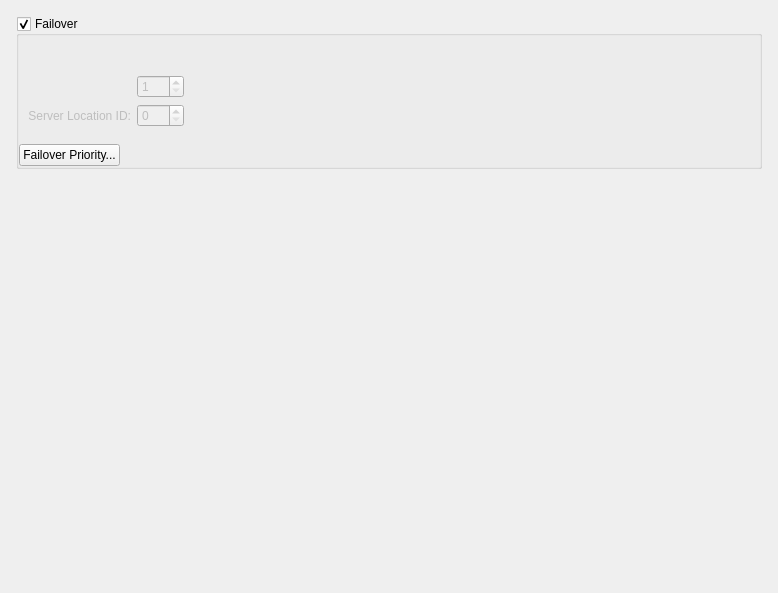
<?xml version="1.0" encoding="UTF-8"?>
<ui version="4.0">
 <class>FailoverWidget</class>
 <widget class="QWidget" name="FailoverWidget">
  <property name="geometry">
   <rect>
    <x>0</x>
    <y>0</y>
    <width>778</width>
    <height>593</height>
   </rect>
  </property>
  <layout class="QVBoxLayout" name="verticalLayout" stretch="0,0,0">
   <property name="spacing">
    <number>0</number>
   </property>
   <property name="leftMargin">
    <number>0</number>
   </property>
   <property name="topMargin">
    <number>0</number>
   </property>
   <property name="rightMargin">
    <number>0</number>
   </property>
   <property name="bottomMargin">
    <number>0</number>
   </property>
   <item>
    <widget class="QWidget" name="widget" native="true">
     <layout class="QVBoxLayout" name="verticalLayout_3">
      <property name="spacing">
       <number>16</number>
      </property>
      <property name="leftMargin">
       <number>16</number>
      </property>
      <property name="topMargin">
       <number>16</number>
      </property>
      <property name="rightMargin">
       <number>16</number>
      </property>
      <property name="bottomMargin">
       <number>16</number>
      </property>
      <item>
       <widget class="QGroupBox" name="failoverGroupBox">
        <property name="title">
         <string>Failover</string>
        </property>
        <property name="flat">
         <bool>true</bool>
        </property>
        <property name="checkable">
         <bool>true</bool>
        </property>
        <property name="checked">
         <bool>true</bool>
        </property>
        <layout class="QVBoxLayout" name="verticalLayout_2">
         <property name="spacing">
          <number>8</number>
         </property>
         <property name="leftMargin">
          <number>0</number>
         </property>
         <property name="topMargin">
          <number>8</number>
         </property>
         <property name="rightMargin">
          <number>0</number>
         </property>
         <property name="bottomMargin">
          <number>0</number>
         </property>
         <item>
          <widget class="QLabel" name="failoverWarningLabel"/>
         </item>
         <item>
          <widget class="QWidget" name="maxCamerasWidget" native="true">
           <property name="enabled">
            <bool>false</bool>
           </property>
           <layout class="QGridLayout" name="gridLayout_2">
            <item row="0" column="0">
             <layout class="QGridLayout" name="gridLayout">
              <item row="0" column="0">
               <widget class="QLabel" name="maxCamerasLabel">
                <property name="text">
                 <string notr="true">&lt;Max. cameras on this server:&gt;</string>
                </property>
                <property name="alignment">
                 <set>Qt::AlignRight|Qt::AlignTrailing|Qt::AlignVCenter</set>
                </property>
               </widget>
              </item>
              <item row="0" column="1">
               <widget class="QSpinBox" name="maxCamerasSpinBox">
                <property name="minimum">
                 <number>1</number>
                </property>
                <property name="maximum">
                 <number>256</number>
                </property>
                <property name="value">
                 <number>1</number>
                </property>
               </widget>
              </item>
              <item row="0" column="2">
               <spacer name="horizontalSpacer">
                <property name="orientation">
                 <enum>Qt::Horizontal</enum>
                </property>
                <property name="sizeHint" stdset="0">
                 <size>
                  <width>40</width>
                  <height>20</height>
                 </size>
                </property>
               </spacer>
              </item>
              <item row="1" column="0">
               <widget class="QLabel" name="locationIdLabel">
                <property name="text">
                 <string>Server Location ID:</string>
                </property>
                <property name="alignment">
                 <set>Qt::AlignRight|Qt::AlignTrailing|Qt::AlignVCenter</set>
                </property>
               </widget>
              </item>
              <item row="1" column="1">
               <widget class="QSpinBox" name="locationIdSpinBox">
                <property name="minimum">
                 <number>0</number>
                </property>
                <property name="maximum">
                 <number>256</number>
                </property>
                <property name="value">
                 <number>0</number>
                </property>
               </widget>
              </item>
             </layout>
            </item>
           </layout>
          </widget>
         </item>
         <item>
          <widget class="QPushButton" name="failoverPriorityButton">
           <property name="sizePolicy">
            <sizepolicy hsizetype="Fixed" vsizetype="Fixed">
             <horstretch>0</horstretch>
             <verstretch>0</verstretch>
            </sizepolicy>
           </property>
           <property name="text">
            <string>Failover Priority...</string>
           </property>
          </widget>
         </item>
        </layout>
       </widget>
      </item>
     </layout>
    </widget>
   </item>
   <item>
    <spacer name="verticalSpacer">
     <property name="orientation">
      <enum>Qt::Vertical</enum>
     </property>
     <property name="sizeHint" stdset="0">
      <size>
       <width>20</width>
       <height>200</height>
      </size>
     </property>
    </spacer>
   </item>
   <item>
    <widget class="nx::vms::client::desktop::CommonMessageBar" name="alertBar" native="true"/>
   </item>
  </layout>
 </widget>
 <customwidgets>
  <customwidget>
   <class>nx::vms::client::desktop::CommonMessageBar</class>
   <extends>QWidget</extends>
   <header location="global">nx/vms/client/desktop/common/widgets/message_bar.h</header>
  </customwidget>
 </customwidgets>
 <resources/>
 <connections/>
</ui>
